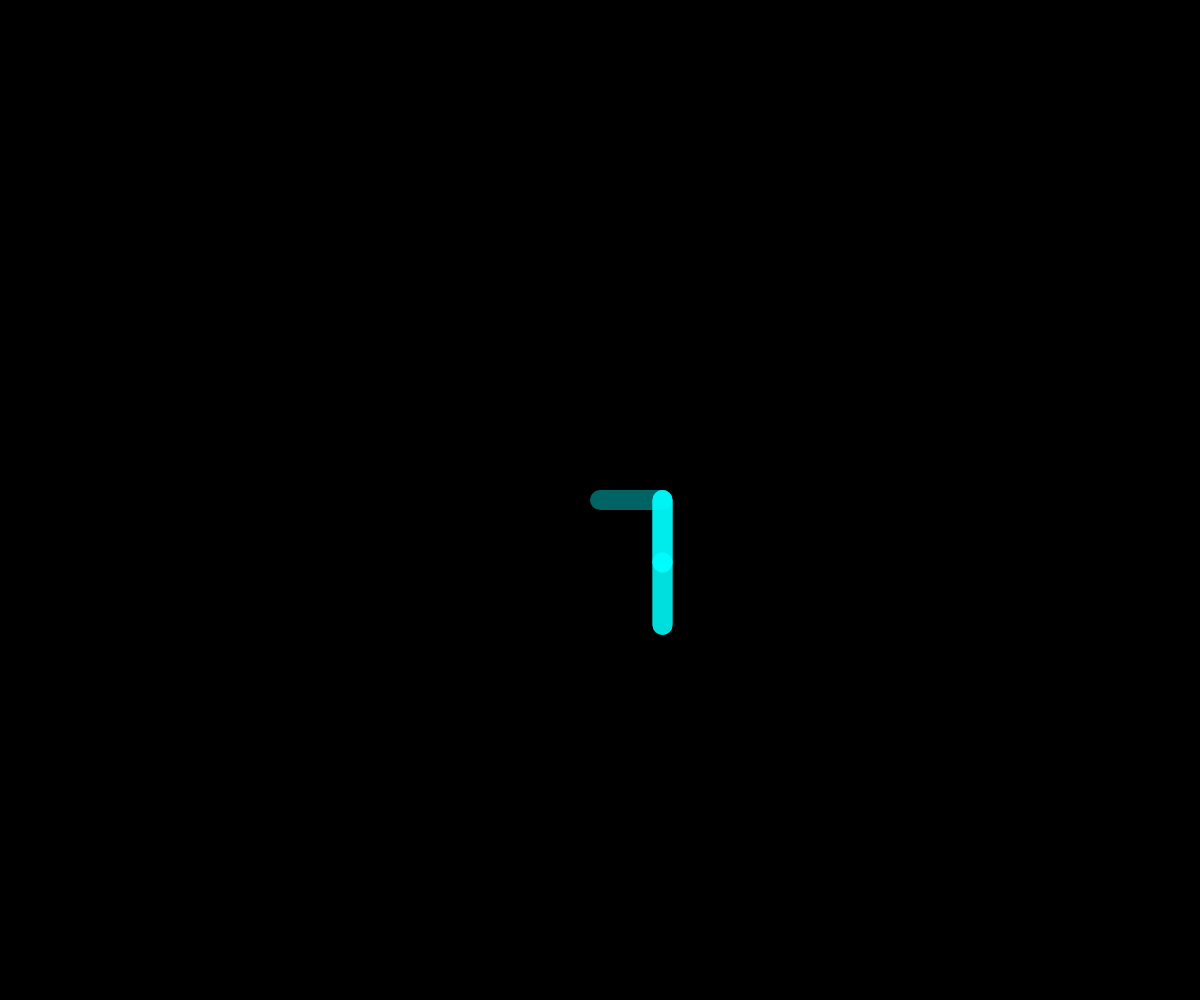
Frame 1 (no input)
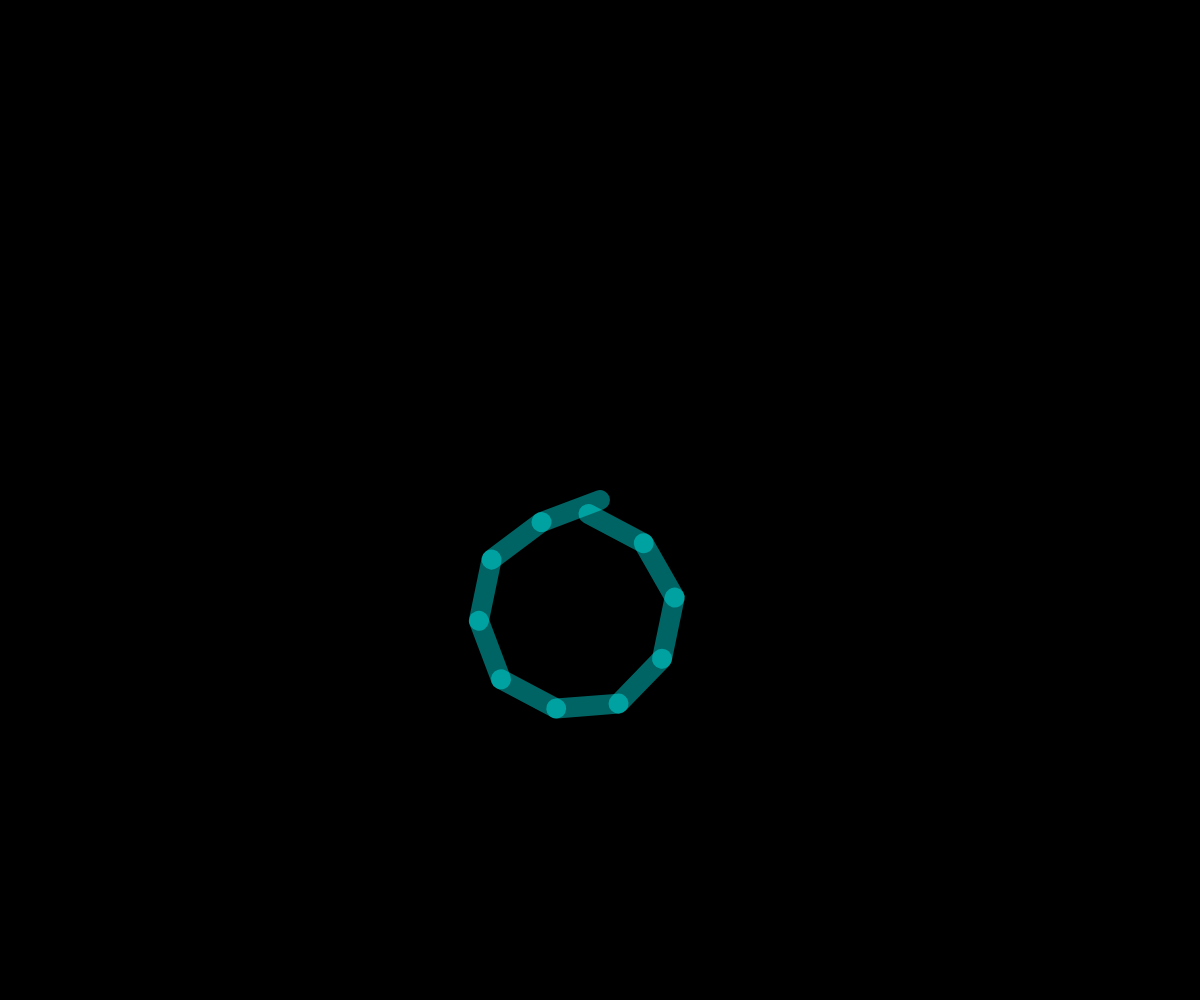
Frame 60 (no input)
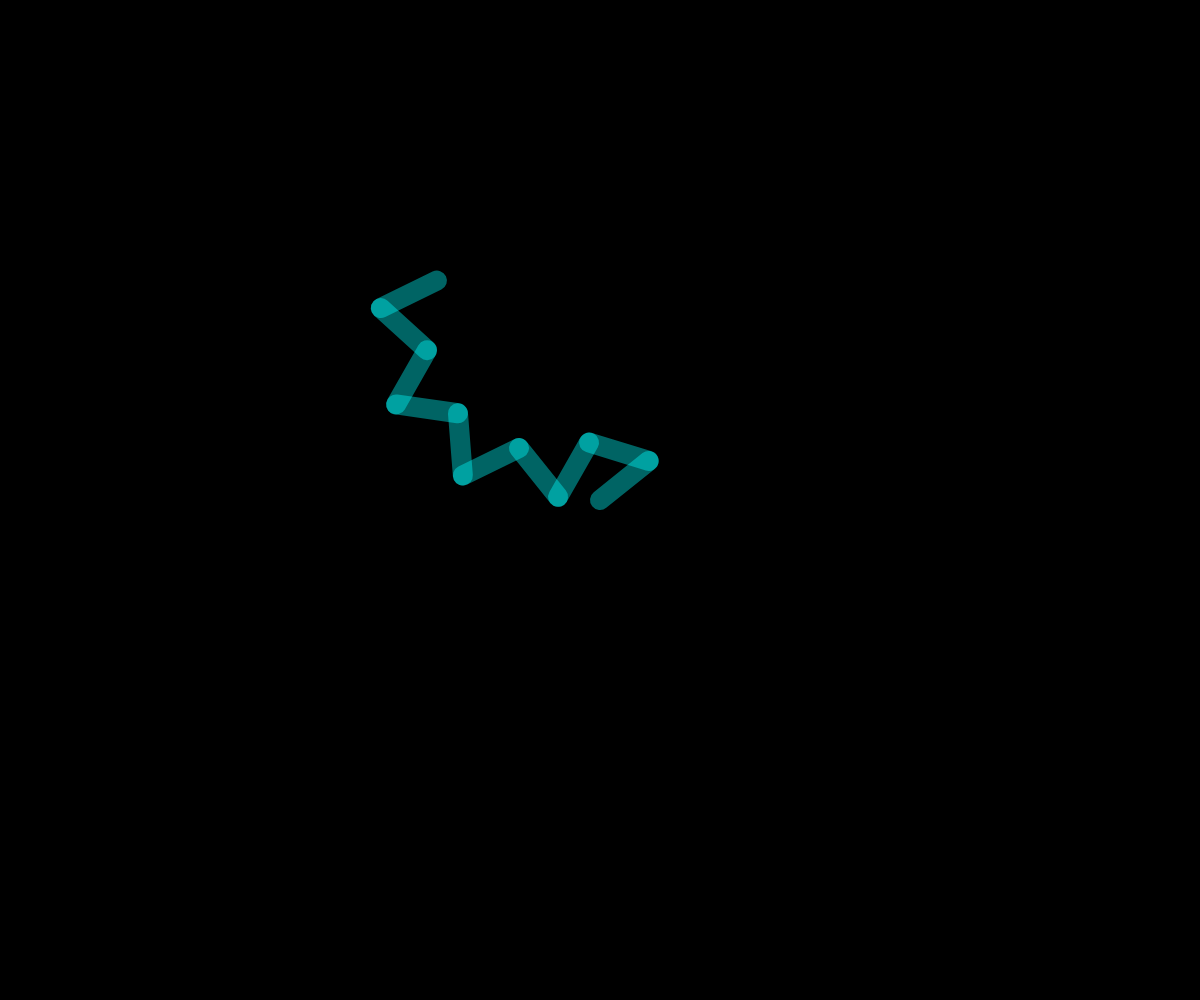
Frame 120 (the mouse pressed at the canvas centre since frame 60)

The p5.js sketch that drew these frames (run headless with seeded random() and noise() and a simulated clock; from frame 60 on, the mouse is pressed at the canvas centre):

// p5.js sketch
// ── sketch.js
let x, y
let numSegments, length
let angle1, angle2

function setup() {
  createCanvas(innerWidth, innerHeight)
  strokeWeight(20)
  stroke(0, 255, 255, 100);
  
  x = width * 0.5
  y = height * 0.5

  numSegments = 10
  length = min(width, height) / 2 / (numSegments - 2)

  angle1 = 0
  angle2 = PI / 2
}

function draw() {
  background(0)

  push()
  segment(x, y, angle1, length)
  segment(length, 0, angle2, length)
  for (let n = 0; n < (numSegments - 2) / 2; n++) {
    segment(length, 0, angle1 * 2, length)
    segment(length, 0, angle2 * 2, length)
  }
  pop()

  angle1 += PI * 0.015
  angle2 -= PI * 0.010
}

function segment(x, y, angle, length) {
  translate(x, y)
  rotate(angle)
  line(0, 0, length, 0)
}
